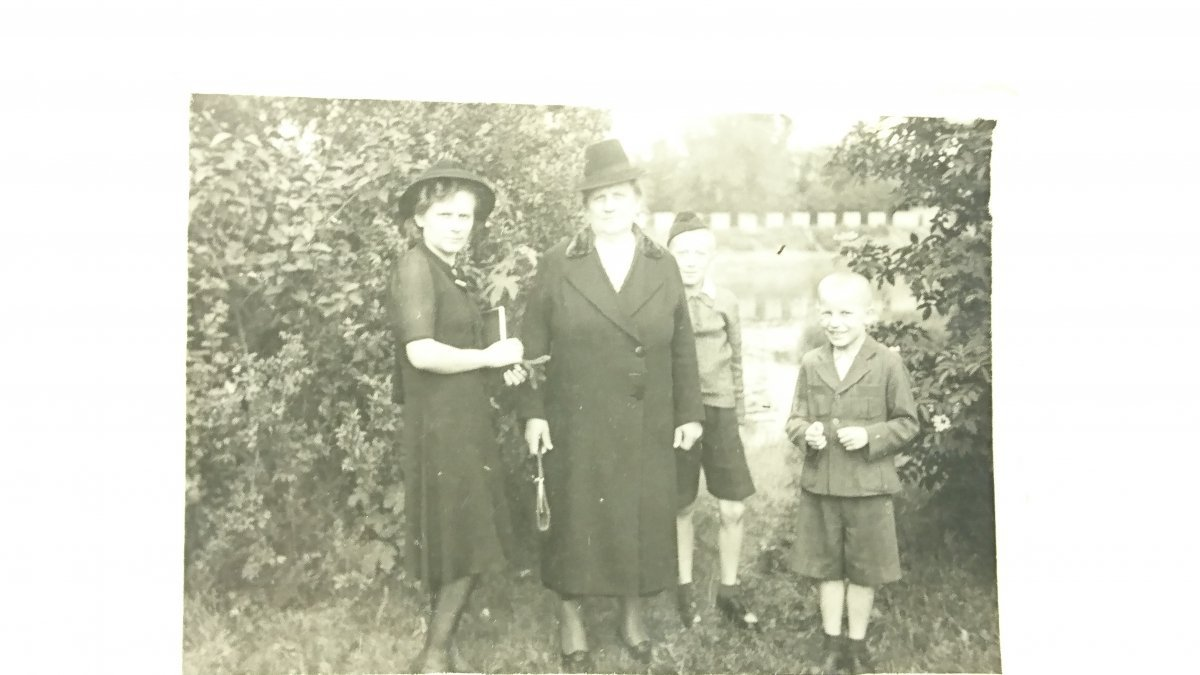
#> input picture PIAO/stare.jpg, 1200 x 675 px
$ python utworzenieM.py
#> lines starting #> are read from the running program, lines starting #| are printed output that depends on the picture; after the words box and inside, x2 and y2 are one past the last pixel; in counts of white or black regions, pixels touching at a corner belong together
import cv2
import numpy as np

sciezka = './stare.jpg'

def wczytaj_obraz(sciezka):
 # Wczytanie obrazu z podanej ścieżki
#> called with sciezka = './stare.jpg'
  obraz = cv2.imread(sciezka)
#> obraz is the input picture: shape (675, 1200, 3); mean B, G, R 193.9, 207.7, 206.6
  return obraz


def eliminacja_zarysowan(obraz):
  obraz_wyjsciowy = cv2.medianBlur(obraz, 3)
  return obraz_wyjsciowy

def wypelnij_brakujace_fragmenty(obraz):
  maska = cv2.inRange(obraz, np.array([0, 0, 0]), np.array([10, 10, 10]))
  obraz_wyjsciowy = cv2.inpaint(obraz, maska, 7, cv2.INPAINT_TELEA)
  return obraz_wyjsciowy

def testowanie_i_ocena_skutecznosci(obraz_wejsciowy):
  obraz_po_elim_zarysowan = eliminacja_zarysowan(obraz_wejsciowy)
  obraz_po_wypelnieniu = wypelnij_brakujace_fragmenty(obraz_po_elim_zarysowan)

  # [5 lines of commented-out code are left out]

def create_mask(image):
  mask = cv2.inRange(image, np.array([150 ,150, 150]), np.array([225, 225, 225]))
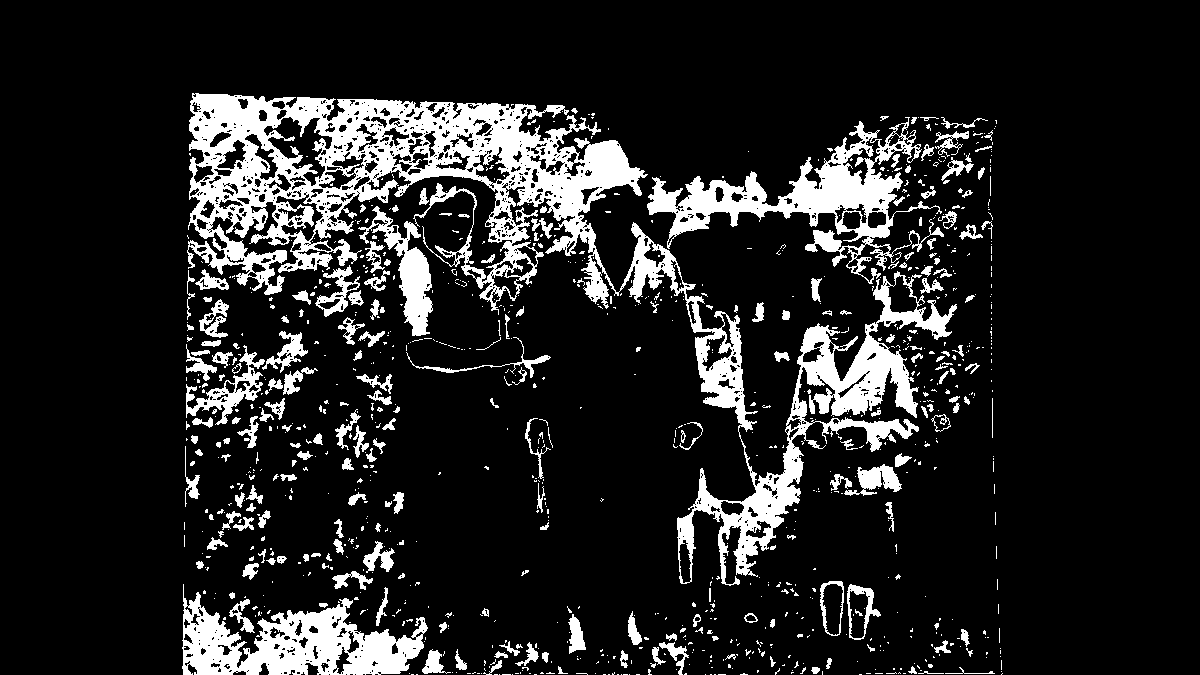
#> mask: shape (675, 1200); 13.7% white; 1005 white regions (783 under 20 px), largest, box (x1, y1, x2, y2) and area: (187, 93, 957, 586) 59292, (647, 117, 944, 284) 11814, (182, 584, 428, 675) 10655
  return mask

if __name__ == "__main__":
 # Wczytanie starej i uszkodzonej fotografii
  sciezka_do_obrazu = sciezka
  stara_fotografia = wczytaj_obraz(sciezka_do_obrazu)
 # Utworzenie maski
  maska = create_mask(stara_fotografia)
 # Ścieżka do zapisu maski
  mask_path = 'maski2.jpg'
 # Zapis maski do pliku
  cv2.imwrite(mask_path, maska)
 # Testowanie i ocena skuteczności narzędzia
  testowanie_i_ocena_skutecznosci(stara_fotografia)
#> in wypelnij_brakujace_fragmenty, `maska = cv2.inRange(obraz, np.array([0, 0, 0]), np.array([10, 10, 10]))`: maska: shape (675, 1200); every value is 0

$ run again, with PIAO/rozmkr.jpg copied over PIAO/stare.jpg
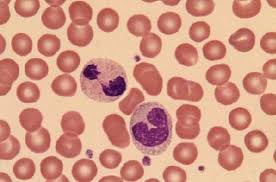
#> input picture PIAO/rozmkr.jpg, 276 x 182 px
#> in wczytaj_obraz, obraz is the input picture: shape (182, 276, 3); mean B, G, R 132.3, 152.2, 212.1
#> in create_mask, `mask = cv2.inRange(image, np.array([150 ,150, 150]), np.array([225, 22..`:
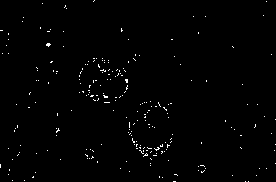
#> mask: shape (182, 276); 0.96% white in thin lines or dots
#> maska: shape (182, 276); every value is 0
